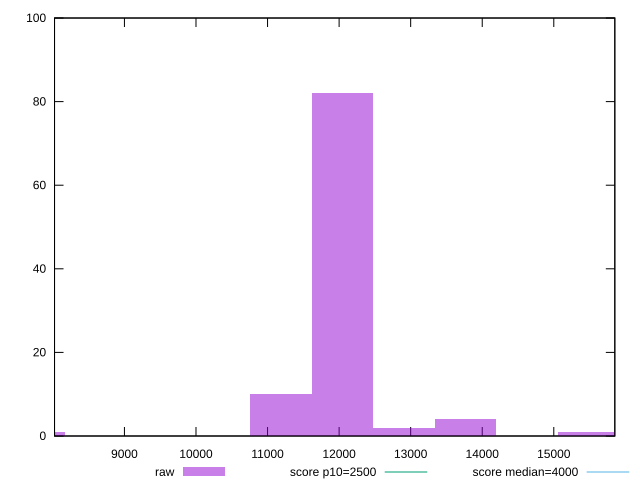

Source code (gnuplot):
reset

$raw <<EOF
7744.068295073868 1
12046.328459003795 82
12906.780491789781 2
15488.136590147737 1
11185.87642621781 10
13767.232524575766 4
EOF

set key outside below
set boxwidth 860.4520327859854
set xrange [8023.1455000000005:15852.823499999999]
set yrange [0:100]
set trange [0:100]
set style fill transparent solid 0.5 noborder

set parametric
set terminal svg size 640, 490 enhanced background rgb 'white'
set output "reports/report_00031_2021-02-24T23-18-18.084Z/largest-contentful-paint/samples/astro/raw/histogram.svg"

plot $raw title "raw" with boxes, \
     2500,t title "score p10=2500", \
     4000,t title "score median=4000"

reset
